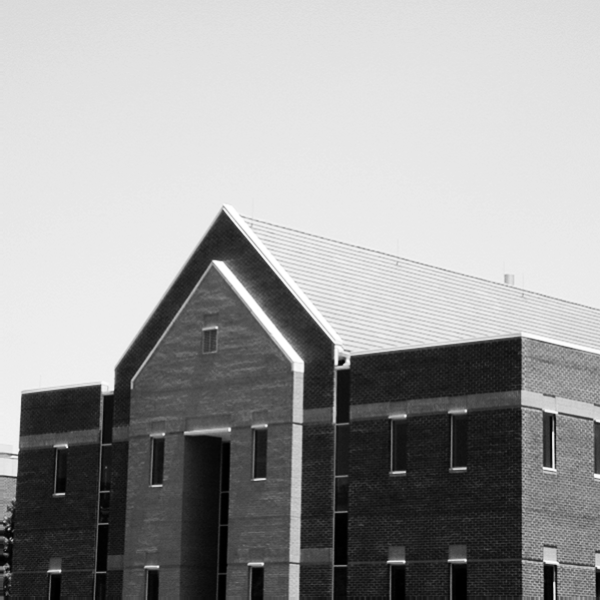
#> input picture noise/building/building.tif, 600 x 600 px
$ python 'building noise.py'
#> lines starting #> are read from the running program, lines starting #| are printed output that depends on the picture
import numpy as np
import cv2

img=cv2.imread('building.tif')
#> img is the input picture: shape (600, 600, 3); min 0, max 255, mean 155.8
img=cv2.cvtColor(img,cv2.COLOR_BGR2GRAY) #siah sefid kardn
#> img: shape (600, 600)

result=np.zeros(img.shape)  #yeki mesl aksemon misazim

mask=np.array([[-1,-1,-1],    #new building 2
                [0,0,0],
                [1,1,1]])

#mask=np.array([[-1,0,1],      # new building 1
#                 [-1,0,1],
#                 [-1,0,1]])

rows,cols =img.shape
#> rows = 600; cols = 600

for i in range(1,rows-1):
    for j in range(1,cols-1): #satr o soton aval dar nazra nemigirim
       small_img= img[i-1:i+2,j-1:j+2]  # az i nemishe shoro kard , va akharesh ham yeki ezafe minevisim
       #small img haamon 9 ta khone hast
       result[i][j]=np.sum(small_img*mask)
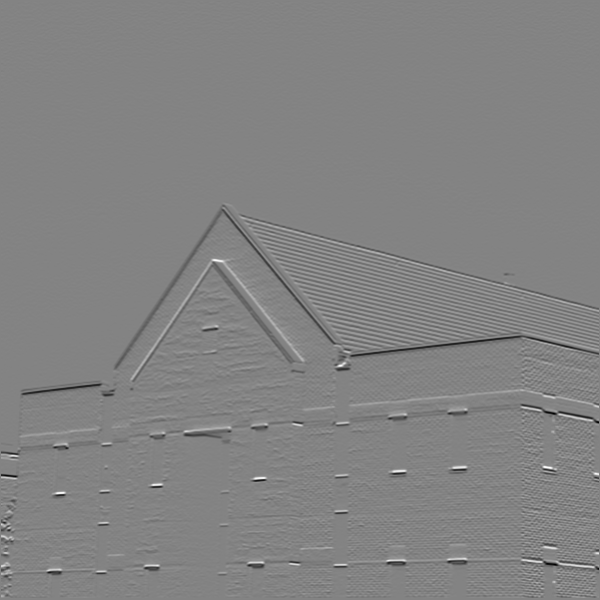
#> result: shape (600, 600) float64; min -571, max 537, mean -1.7; drawn with min black and max white

cv2.imwrite('new_building2.png',result)
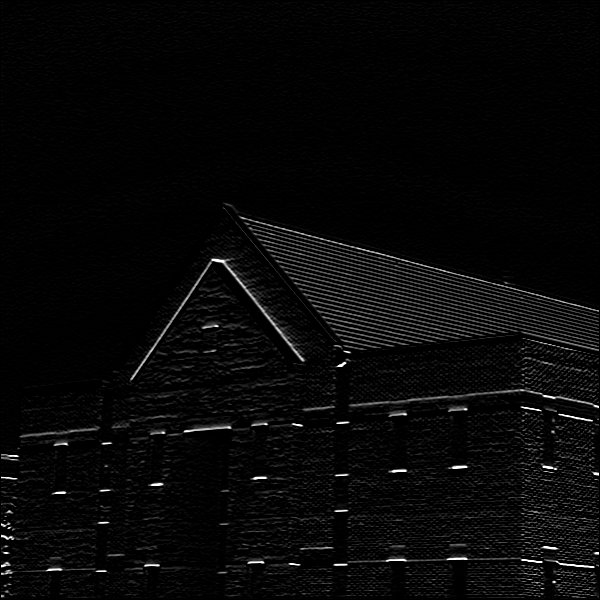
#> saved as new_building2.png: shape (600, 600); min 0, max 255, mean 7.9
cv2.imshow('new',result)
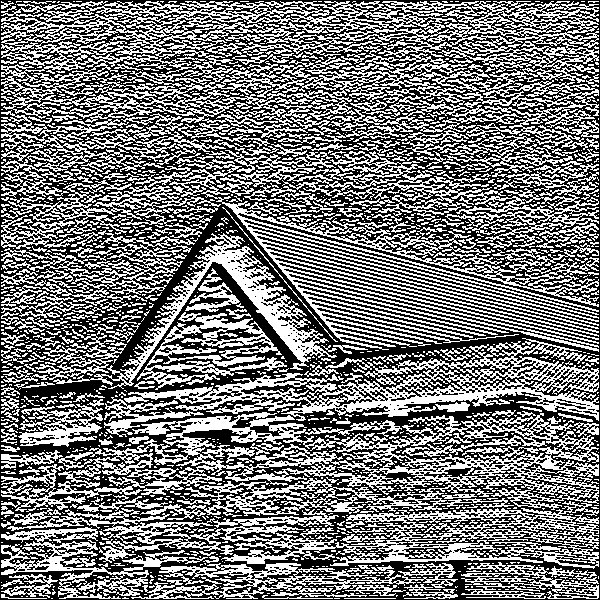
#> window 'new': shape (600, 600); 46.8% white in thin lines or dots

cv2.waitKey()
